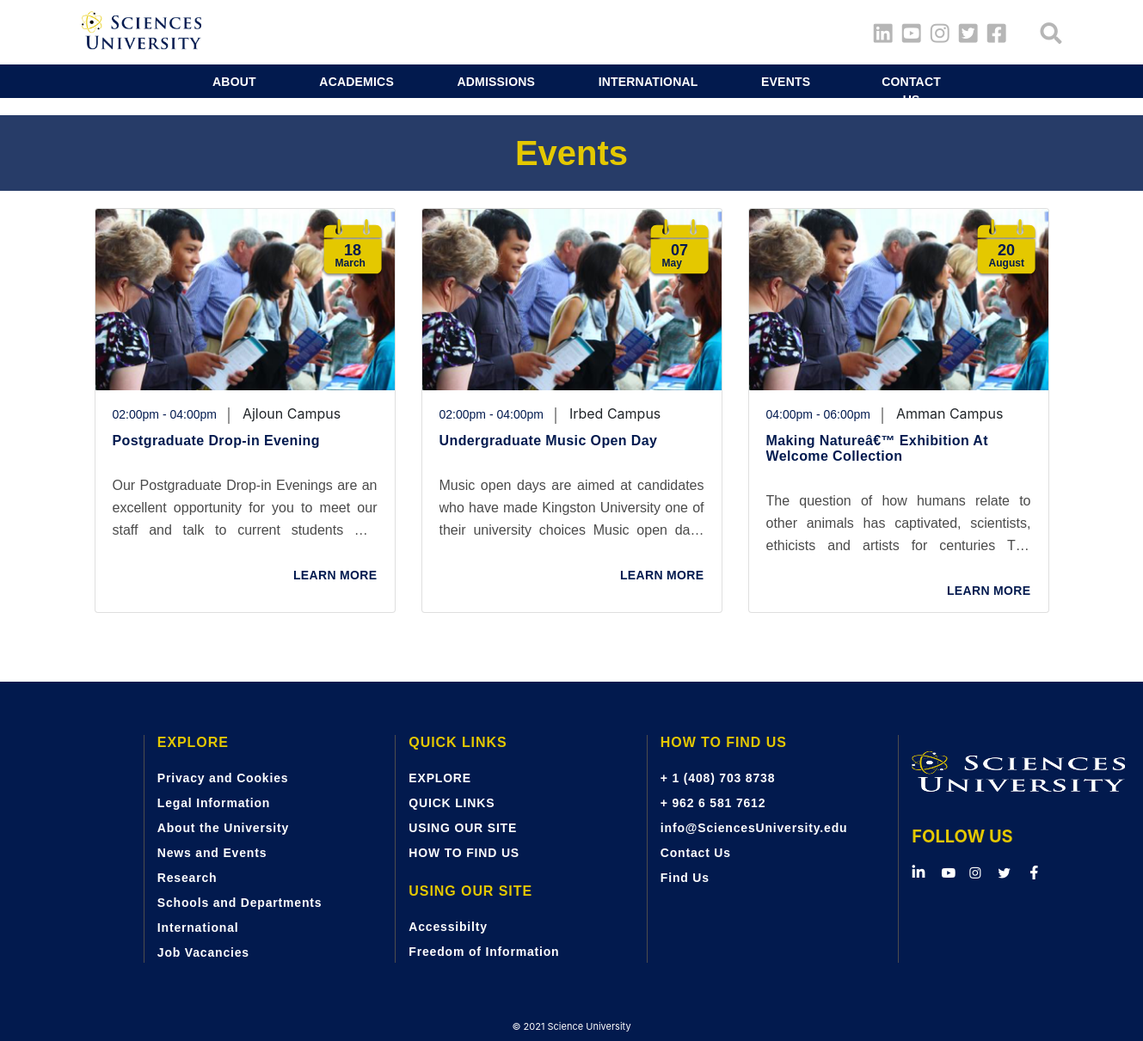
Page /html_pages/events.php on the committed database.
### tables this page shows
CREATE TABLE `logo` (
  `id` int(11) NOT NULL,
  `admin_id` int(11) NOT NULL,
  `logo_image` text NOT NULL,
  `alt_image` varchar(255) NOT NULL,
  `created_at` timestamp NOT NULL DEFAULT CURRENT_TIMESTAMP,
  `updated_at` timestamp NOT NULL DEFAULT CURRENT_TIMESTAMP
);

CREATE TABLE `menu_link` (
  `id` int(11) NOT NULL,
  `parent_id` int(11) DEFAULT '1',
  `admin_id` int(11) NOT NULL,
  `title` varchar(60) NOT NULL,
  `path` text,
  `type` enum('header','footer') DEFAULT NULL,
  `body` text,
  `created_at` timestamp NOT NULL DEFAULT CURRENT_TIMESTAMP,
  `updated_at` timestamp NOT NULL DEFAULT CURRENT_TIMESTAMP
);

CREATE TABLE `event` (
  `id` int(11) NOT NULL,
  `admin_id` int(11) NOT NULL,
  `media_id` int(11) NOT NULL,
  `title` varchar(255) NOT NULL,
  `body` text NOT NULL,
  `start_event_time` time NOT NULL,
  `end_event_time` time NOT NULL,
  `date` date NOT NULL,
  `start_day_date` smallint(2) DEFAULT NULL,
  `end_day_date` smallint(2) DEFAULT NULL,
  `month_date` varchar(16) DEFAULT NULL,
  `event_location` varchar(255) NOT NULL,
  `created_at` timestamp NOT NULL DEFAULT CURRENT_TIMESTAMP,
  `updated_at` timestamp NOT NULL DEFAULT CURRENT_TIMESTAMP
);

CREATE TABLE `site_setting` (
  `id` int(11) NOT NULL,
  `admin_id` int(11) NOT NULL,
  `config_name` varchar(32) NOT NULL,
  `config_value` text NOT NULL,
  `created_at` timestamp NOT NULL DEFAULT CURRENT_TIMESTAMP,
  `updated_at` timestamp NOT NULL DEFAULT CURRENT_TIMESTAMP
);

### config/dbconfig.php (called while the page is built, shortened)
<?php
class ConnectDb {
  private $host ='localhost';
  private $user ='root';
  private $pass ='123456';
  private $dbname ='Science_uni';
  private $dbh;
  private $stmt;    public function __construct(){
      $dsn = 'mysql:host='. $this->host . ';dbname='. $this->dbname.'';
      $options = array(
          PDO::ATTR_PERSISTENT => true,
          PDO::ATTR_ERRMODE    => PDO::ERRMODE_EXCEPTION
      );
      try {
          $this->dbh = new PDO($dsn, $this->user, $this->pass, $options);
      } catch(PDOException $e){
          $this->error = $e->getMessage();
      }
  }
  public function query($query){
      $this->stmt = $this->dbh->prepare($query);
  }    public function bind($param, $value, $type = null){
      if(is_null($type)){
          switch(true){
                  default:
                  $type = PDO::PARAM_STR;
          }
      }
      $this->stmt->bindValue($param,  $value, $type);
  }    public function execute(){
      return $this->stmt->execute();
  }    public function resultset(){
      $this->execute();
      return $this->stmt->fetchAll(PDO::FETCH_ASSOC);
  }}
?>

### entity/logo.php (called while the page is built, shortened)
<?php
include_once('../config/dbconfig.php');
class Logo extends ConnectDb {
    public function getLogo() {
        $this->query('SELECT * FROM logo');
        $this->execute();
        $row=$this->resultset();
        return $row;
    }
}
?>

### entity/menu.php (called while the page is built, shortened)
<?php
include_once('../config/dbconfig.php');
class Menu extends ConnectDb {
    public function getMenuHeaderPublic() {
        $this->query('SELECT * FROM menu_link WHERE id <> 1 AND parent_id = 1 ORDER BY id LIMIT 6');
        $this->execute();
        $row=$this->resultset();
        return $row;
    }
    public function getMenuFooter() {
        $this->query('SELECT * FROM menu_link WHERE id <> 2 AND parent_id = 2');
        $this->execute();
        $row=$this->resultset();
        return $row;
    }
    public function getMenuFooterPublic() {
        $this->query('SELECT * FROM menu_link WHERE id <> 2 AND parent_id = 2 ORDER BY id LIMIT 4');
        $this->execute();
        $row=$this->resultset();
        return $row;
    }
    public function getSubMenuFooter($id) {
        $this->query('SELECT * FROM menu_link WHERE id <> 2 AND parent_id = :id');
        $this->bind(':id',$id);
        $this->execute();
        $row=$this->resultset();
        return $row;
    }
    public function countSub($id) {
        $this->query('SELECT COUNT(id) FROM menu_link WHERE id <> 2 AND parent_id = :id');
        $this->bind(':id',$id);
        $this->execute();
        $row=$this->resultset();
        return $row;
    }
}
?>

### entity/event.php (called while the page is built, shortened)
<?php
include_once('../config/dbconfig.php');
class Event extends ConnectDb {
    public function getEvent() {
        $this->query('SELECT event.* , media.path FROM event INNER JOIN media ON event.media_id = media.id');
        $this->execute();
        $row=$this->resultset();
        return $row;
    }
}
?>

### entity/site_setting.php (called while the page is built, shortened)
<?php
include_once('../config/dbconfig.php');
class SiteSet extends ConnectDb {
    public function getCopy() {
        $this->query("SELECT * FROM site_setting WHERE config_name = 'copyright'");
        $this->execute();
        $row=$this->resultset();
        return $row;
    }
}
?>

### html_pages/events.php (the view)
<?php
include('public_header.php');
include('../entity/event.php');
$event   = new Event();
?>
    <link rel="stylesheet" href="style/events.css" />
    <link rel="stylesheet" href="style/main-pages.css" />
<main>
    <h1 class="heading-title">events</h1>
      <div class="events-container">
        <div class="container">
          <div class="card-deck">
          <?php
              foreach($event->getEvent() as $gEvent) {
                                                $st = strtotime($gEvent['start_event_time']);
                                                $st1 = date("h:ia" , $st);
                                                $et = strtotime($gEvent['end_event_time']);
                                                $et1 = date("h:ia" , $et);
                                                $date = strtotime($gEvent['date']);
                                                $day = date("d" , $date);
                                                $month = date("m" , $date);
                                                $monthName = date("F", mktime(0, 0, 0, $month, 10));
            ?>
            <div class="card">
              <img src="img/events1.png" class="card-img-top" alt="Postgraduate Drop-in Evening Ajloun Event">
              <div class="events-date">
                <img src="img/events-date.svg"/>
                <div class="number-date"><?php echo $day; ?></div>
                <div class="month-date"><?php echo $monthName; ?></div>
              </div>
              <div class="card-body">
                <span class="events-header"><?php echo $st1 . " - " . $et1; ?></span><span><?php echo $gEvent['event_location'] ?></span>
                <a href=<?php echo "event_page.php?id={$gEvent['id']}" ?>><h5 class="card-title sub-titles"><?php echo $gEvent['title'] ?></h5></a>
                <p class="card-text events-desc"><?php echo $gEvent['body'] ?></p>
                <a href=<?php echo "event_page.php?id={$gEvent['id']}" ?>><button class="section-buttons float-right">learn more</button></a>
              </div>
            </div>
            <?php
              }
            ?>
         </div>
        </div>
      </div>
  </main>
<?php
include('public_footer.php');
?>

### html_pages/public_header.php (shortened to what this page needs)
<?php
include('../entity/menu.php');
include('../entity/logo.php');
include('../entity/site_setting.php');
$menu = new Menu();
$logo = new Logo();
$site = new SiteSet();
$gLogo = $logo->getLogo();
$gCopy = $site->getCopy();
?>
<!DOCTYPE html>
<html lang="en">
  <head>
      <link rel="stylesheet" href="https://pro.fontawesome.com/releases/v5.10.0/css/all.css"/>
      <link rel="stylesheet" href="style/header.css" />
      <link rel="stylesheet" href="style/index.css" />
      <link rel="stylesheet" href="style/titles.css" />
      <link rel="stylesheet" href="style/buttons.css" />
      <link rel="stylesheet" href="style/footer.css" />
      <link rel="stylesheet" href="bootstrap-4.6.0-dist/css/bootstrap.min.css"/>
  </head>
  <body>
    <header>
      <div class="header">
        <div class="container">
          <div class="row">
            <div class="col-2 logo-row">
              <a href="index.php"><img src="<?php echo $gLogo[0]['logo_image']; ?>" alt="<?php echo $gLogo[0]['alt_image']; ?>" class="logo" title="Sciences University"/></a>
            </div>
            <div class="col-10 social-media">
              <span class="icons align-middle" id="icons">
                <a href="https://www.linkedin.com/" title="linkedin"><i class="fab fa-linkedin"></i></a>
                <a href="https://www.youtube.com/" title="youtube"><i class="fab fa-youtube-square"></i></a>
                <a href="https://www.instagram.com/" title="instagram"><i class="fab fa-instagram"></i></a>
                <a href="https://www.twitter.com/" title="twitter"><i class="fab fa-twitter-square"></i></a>
                <a href="https://www.facebook.com/" title="facebook"><i class="fab fa-facebook-square fb"></i></a>
                <i class="fas fa-search search" id="search" onclick="openSearchBar()"></i>
              </span>
            </div>
          </div>
        </div>
      </div>
    <div class="cont-bk">
      <div class="container navbar-container">
        <div class="row">
          <div class="col-1"></div>
          <div class="col-11">
            <nav class="navbar navbar-expand-lg navbar-light navbar-grid">
              <div class="container-fluid content-nav navbar-section">
                <div class="collapse navbar-collapse navbar-section1" id="navbarNav">
                  <ul class="navbar-nav">
                  <?php
                        foreach($menu->getMenuHeaderPublic() as $gMenuH){
                      ?>
                    <li class="nav-item active About">
                      <a class="nav-link" aria-current="page" href="inner_page.php?id=<?php echo $gMenuH['id'] ?>" style="letter-spacing: 0.2px;"><?php echo $gMenuH['title'] ?></a>
                    </li>
                    <?php
                        }
                    ?>
                  </ul>
                </div>
              </div>
            </nav>
          </div>
        </div>
      </div>
    </div>
    </header>

### html_pages/public_footer.php (shortened to what this page needs)
<footer class="page-footer font-small indigo bottom-footer">
      <div class="container text-left text-md-left footer">
        <div class="row">
          <?php
          foreach($menu->getMenuFooter() as $gMenuF){
            $id = $gMenuF['id'];
            $count = $menu->countSub($id);
            if($gMenuF['title'] == "USING OUR SITE"){
              continue;
            }
          ?>
          <div class="col-lg-3 col-md-6 mx-auto border-footer">
          <?php if($count[0]['COUNT(id)'] > 4) {?>
            <ul class="list-unstyled first-col">
              <li class="titles-footer">
              <?php echo $gMenuF['title'] ?>
              </li>
              <?php
              foreach($menu->getSubMenuFooter($id) as $gSubMenu){
              ?>
              <li>
                <a href="inner_page.php?id=<?php echo $gSubMenu['id'] ?>"><?php echo $gSubMenu['title']; ?></a>
              </li>
              <?php
              }
              ?>
            </ul>
            <?php } elseif($count[0]['COUNT(id)'] == 4) {
              ?>
              <ul class="list-unstyled">
              <li class="titles-footer">
              <?php echo $gMenuF['title']; ?>
              </li>
              <?php
              foreach($menu->getMenuFooterPublic($id) as $gSubMenu){
              ?>
              <li>
                <a href="inner_page.php?id=<?php echo $gSubMenu['id'] ?>"><?php echo $gSubMenu['title']; ?></a>
              </li>
              <?php
              }
              ?>
              <li class="titles-footer mg-30">
                USING OUR SITE
              </li>
              <li>
                <a href="#!">Accessibilty</a>
              </li>
              <li class="free-margin">
                <a href="#!">Freedom of Information</a>
              </li>
              <li>
                  <?php
                } ?>
          </div>
          <?php
          }
          ?>
          <div class="col-lg-3 col-md-6 mx-auto border-footer">
            <a href="index.php"><img src="../img/footer-logo.png" title="Sciences University" alt="<?php echo $gLogo[0]['alt_image']; ?>"/></a>
            <h5 class="font-weight-bold text-uppercase last-footer-title">FOLLOW US</h5>
            <span class="icons align-middle">
              <a href="https://www.linkedin.com/" title="linkedin"><i class="fab fa-linkedin-in"></i ></a>
              <a href="https://www.youtube.com/" title="youtube"><i class="fab fa-youtube"></i></a>
              <a href="https://www.instagram.com/" title="instagram"><i class="fab fa-instagram"></i></a>
              <a href="https://www.twitter.com/" title="twitter"><i class="fab fa-twitter"></i></a>
              <a href="https://www.facebook.com/" title="facebook"><i class="fab fa-facebook-f"></i></a>
            </span>
          </div>
        </div>
      </div>
      <div class="footer-copyright text-center copy-right"><p>&copy; <script>document.write(new Date().getFullYear())</script><?php echo " " . $gCopy[0]['config_value']?> </p>
      </div>
    </footer>
  </body>
</html>

### rows in the picture
logo: logo_image (picture)
menu_link: title "ABOUT"
menu_link: title "ACADEMICS"
menu_link: title "ADMISSIONS"
menu_link: title "INTERNATIONAL"
menu_link: title "EVENTS"
menu_link: title "CONTACT US"
event: date "18", date "March", start_event_time "02:00pm", end_event_time "04:00pm", event_location "Ajloun Campus", title "Postgraduate Drop-in Evening", body "Our Postgraduate Drop-in Evenings are an excellent opportunity for you to meet our staff and talk to current students…"
event: date "07", date "May", start_event_time "02:00pm", end_event_time "04:00pm", event_location "Irbed Campus", title "Undergraduate Music Open Day", body "Music open days are aimed at candidates who have made Kingston University one of their university choices Music open…"
event: date "20", date "August", start_event_time "04:00pm", end_event_time "06:00pm", event_location "Amman Campus", title "Making Natureâ€™ Exhibition At Welcome Collection", body "The question of how humans relate to other animals has captivated, scientists, ethicists and artists for centuries…"
menu_link: title "EXPLORE"
menu_link: title "Privacy and Cookies"
menu_link: title "Legal Information"
menu_link: title "About the University"
menu_link: title "News and Events"
menu_link: title "Research"
menu_link: title "Schools and Departments"
menu_link: title "International"
menu_link: title "Job Vacancies"
menu_link: title "QUICK LINKS"
menu_link: title "USING OUR SITE"
menu_link: title "HOW TO FIND US"
menu_link: title "+ 1 (408) 703 8738"
menu_link: title "+ 962 6 581 7612"
menu_link: title "info@SciencesUniversity.edu"
menu_link: title "Contact Us"
menu_link: title "Find Us"
site_setting: config_value "Science University"
